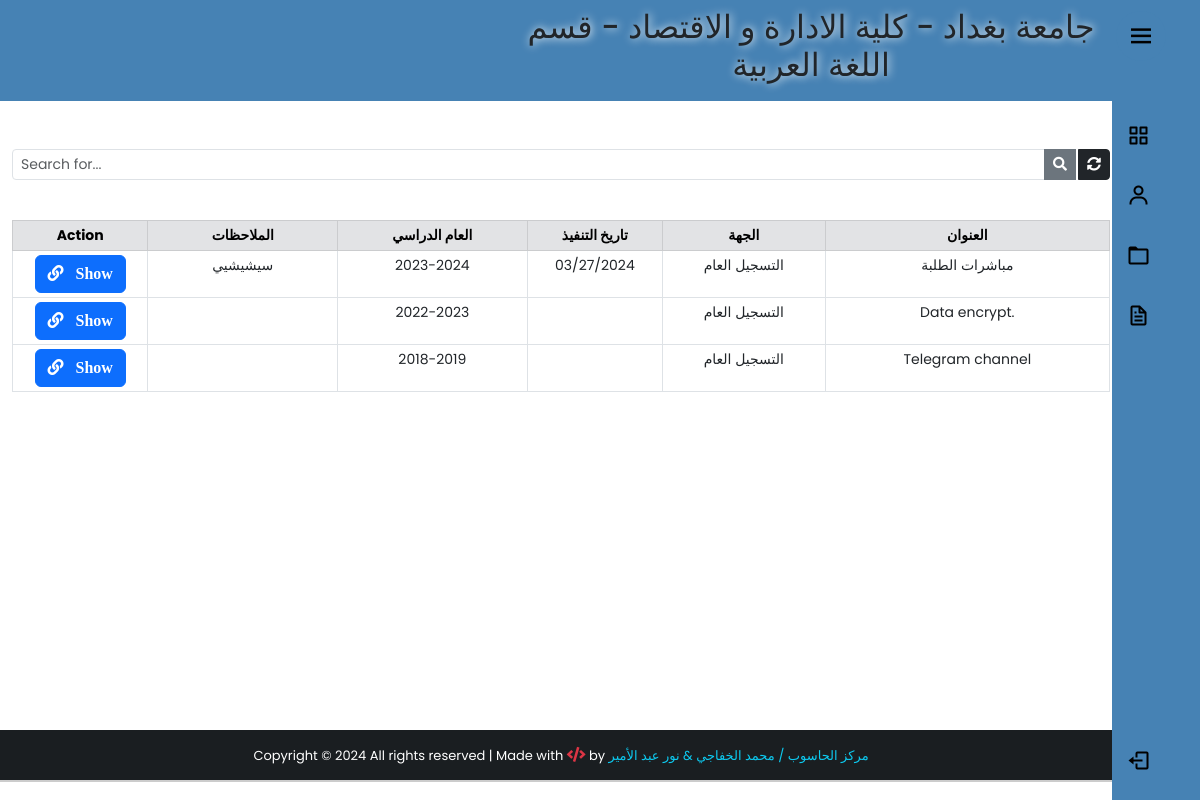
Before: /notifications/ (signed in) with the older database file.
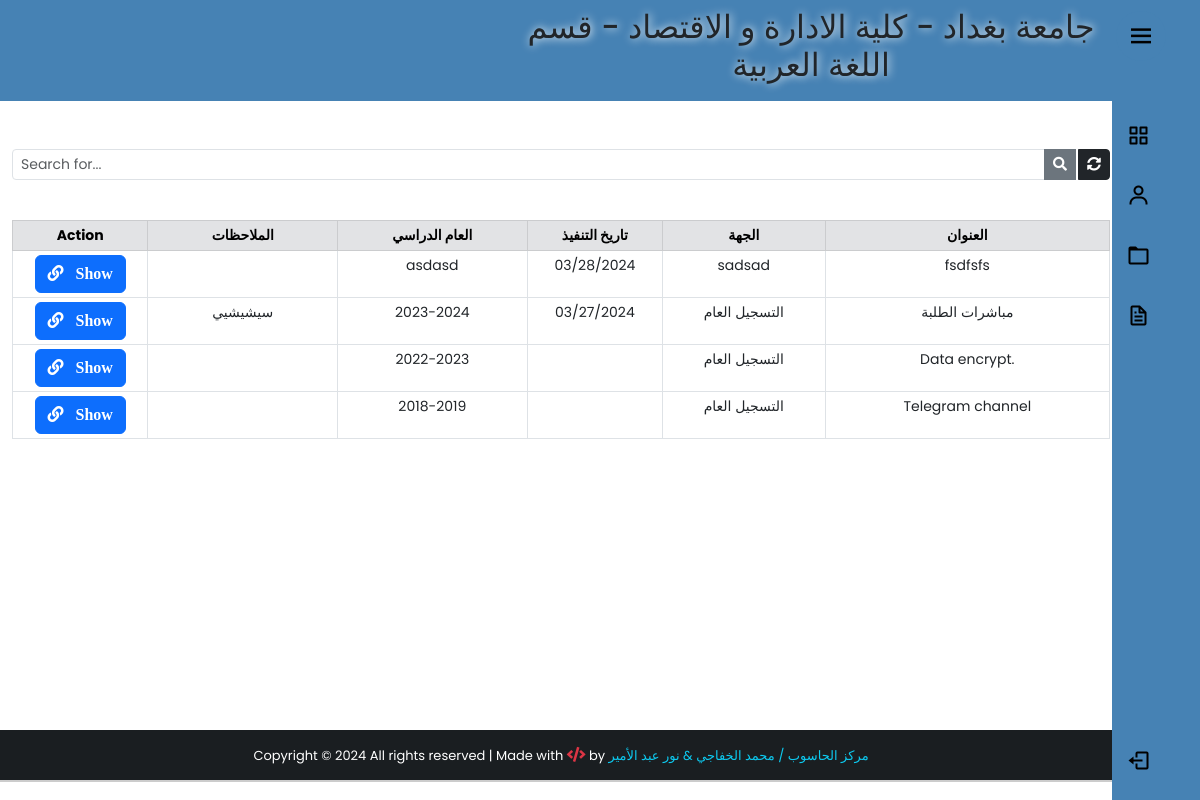
After: the same page with the newer database file.
### app/models.py (models this page shows, shortened)
class Notifications(models.Model):
    title = models.CharField(max_length=200, verbose_name="العنوان")
    Dname = models.ForeignKey(Department,verbose_name="القسم",on_delete=models.PROTECT)
    Cname = models.ForeignKey(City, verbose_name="المحافظة", on_delete=models.PROTECT)
    get_from = models.CharField(max_length=200, verbose_name="الجهة")
    year = models.CharField(max_length=200, verbose_name="العام الدراسي")
    date = models.DateField(verbose_name="تاريخ التنفيذ", null=True, blank=True)
    note = models.TextField(verbose_name="الملاحظات", null=True, blank=True)
    file = models.FileField(upload_to='files/%y/%m',null=True,blank=True)
    created_at = models.DateTimeField(auto_now_add=True)
    class Meta:
        verbose_name_plural='التعميم/الاشعارات'

### app/views.py (the view)
# urls.py: path('notifications/', views.notification, name="notification"),
def notification(request):
    if 'q' in request.GET:
        q = request.GET['q']
        user = request.user.userprofile
        all_post = Notifications.objects.filter(
            Q(title__icontains=q) | Q(get_from=q) | Q(
                note=q) | Q(year=q)
        ).order_by('-created_at')
        dname = Department.objects.all().filter(Dname="الكل")
        cname = City.objects.all().filter(Cname="الكل")
        all_post = all_post.filter(Dname__in=[user.Dname, dname[0]], Cname__in=[user.Cname, cname[0]])
    else:
        user = request.user.userprofile
        dname = Department.objects.all().filter(Dname="الكل")
        cname = City.objects.all().filter(Cname="الكل")
        all_post = Notifications.objects.all().filter(
            Dname__in=[user.Dname, dname[0]], Cname__in=[user.Cname, cname[0]]).order_by('-created_at')
    paginator = Paginator(all_post, 5)
    page = request.GET.get('page')
    all_students_state = paginator.get_page(page)
    context = {
        'all_post': all_students_state,
        'user': user,
    }
    return render(request,'notifications/notfications.html',context)

### app/models.py (called while the page is built)
    def __str__(self):
        return self.Dname

### app/templates/notifications/notfications.html (shortened to what this page needs)
{% extends 'base2.html' %}
{% block content %}
<div class="container" style="padding-top:0px;">
     <br>
       <form action="" style="padding-top:0px;">
          <div class="input-group input-group-sm mb-3 mt-4">
               <input type="text" name="q" class="form-control" placeholder="Search for..." value="{{ request.GET.q }}">
               <button class="btn btn-secondary"><i class="fas fa-search"></i></button>
               <a href="{% url 'notification' %}" class="btn btn-dark" style="margin-left:2px;"><i class="fas fa-sync-alt"></i></a>
          </div>
     </form>
       <center >
          <table class="table table-bordered table-sm mt-4" style="text-align: center; font-size: 14px;">
               <thead class="table-secondary">
                  <div class="row">
                    <tr>
                         <th class="col-lg-2 col-sm-12" style="width:10%;" >Action</th>
                         <th class="col-lg-2 col-sm-12" style="width:14%;">الملاحظات</th>
                         <th class="col-lg-2 col-sm-12" style="width:14%;">العام الدراسي</th>
                         <th class="col-lg-2 col-sm-12" style="width:10%;">تاريخ التنفيذ</th>
                         <th class="col-lg-2 col-sm-12" style="width:12%;">الجهة</th>
                         <th class="col-lg-2 col-sm-12" style="width:21%;">العنوان</th>
                    </tr>
                 </div>
               </thead>
               {% for post in all_post %}
               <tr>
                     <td id="responsive-border">
                         <a href="{{post.file.url}}" class="btn btn-primary "  target="_blank" title="show img">
                              <i class="fas fa-link">&nbsp;&nbsp; Show  </i>
                         </a>
                    </td>
                    <td id="responsive-border"data-label="الملاحظات">{{post.note}}</td>
                    <td id="responsive-border"data-label="العام الدراسي">{{post.year}}</td>
                    <td id="responsive-border"data-label="تاريخ التنفيذ">{{post.date | date:'m/d/Y'}}</td>
                    <td id="responsive-border"data-label="الجهة">{{post.get_from}}</td>
                    <td id="responsive-border"data-label="العنوان">{{post.title}}</td>
               {% endfor %}
          </table>
     </center>
<br><br>
     </div>
{% endblock content %}

Changed rows visible on the page:
added Notifications: year "asdasd", date "03/28/2024", get_from "sadsad", title "fsdfsfs"
